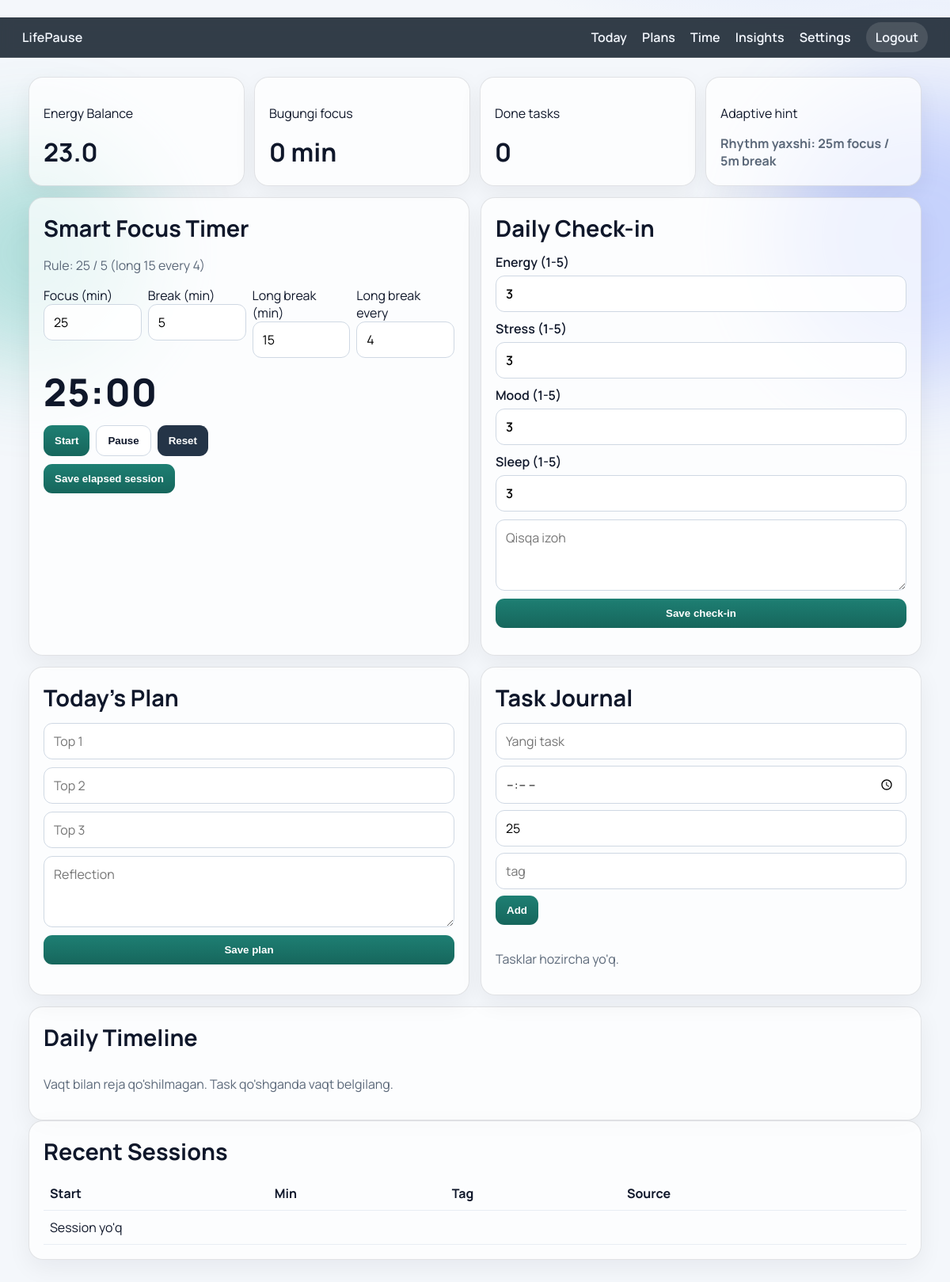
Before: /today (signed in) with the older database file.
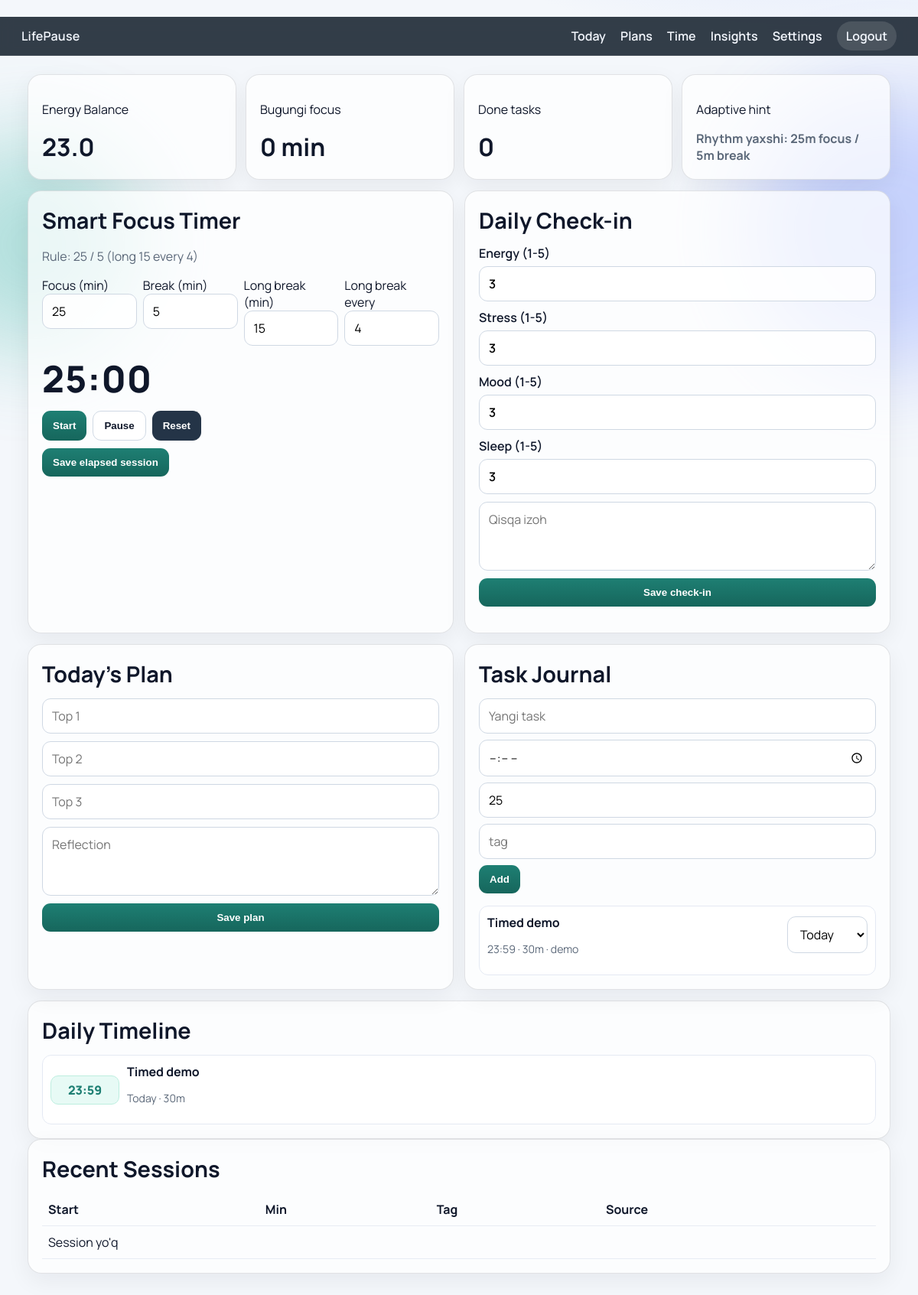
After: the same page with the newer database file.
### app.py (models this page shows)
class BreakRule(db.Model):
    id = db.Column(db.Integer, primary_key=True)
    user_id = db.Column(db.Integer, db.ForeignKey("user.id"), unique=True, nullable=False)
    focus_min = db.Column(db.Integer, default=25)
    break_min = db.Column(db.Integer, default=5)
    long_break_min = db.Column(db.Integer, default=15)
    long_break_every = db.Column(db.Integer, default=4)
    adaptive_enabled = db.Column(db.Boolean, default=True)

class Task(db.Model):
    id = db.Column(db.Integer, primary_key=True)
    user_id = db.Column(db.Integer, db.ForeignKey("user.id"), nullable=False)
    plan_date = db.Column(db.Date, nullable=False)
    title = db.Column(db.String(255), nullable=False)
    status = db.Column(db.String(30), default="today")
    estimate_minutes = db.Column(db.Integer, default=25)
    tags = db.Column(db.String(255), default="")
    scheduled_time = db.Column(db.String(5), default="")  # HH:MM
    created_at = db.Column(db.DateTime, default=datetime.utcnow)

### app.py (the view, shortened to what this page needs)
    @app.route("/today", methods=["GET", "POST"])
    @login_required
    def today():
        today_date = date.today()
        plan = Plan.query.filter_by(user_id=current_user.id, plan_date=today_date).first()
        check = CheckIn.query.filter_by(user_id=current_user.id, check_date=today_date).first()
        rule = get_or_create_break_rule(current_user.id)
        sessions = (
            TimeSession.query.filter_by(user_id=current_user.id)
            .order_by(TimeSession.started_at.desc())
            .limit(12)
            .all()
        )
        tasks = sort_tasks_by_time(Task.query.filter_by(user_id=current_user.id, plan_date=today_date).all())
        timeline_tasks = [t for t in tasks if t.status in {"today", "backlog"} and t.scheduled_time]
        total_today = sum(s.duration_minutes for s in sessions if s.started_at.date() == today_date)
        done_today = sum(1 for t in tasks if t.status == "done")
        score = energy_balance_for_day(current_user.id, today_date)
        break_hint = get_adaptive_break_hint(current_user.id)
        return render_template(
            "today.html",
            plan=plan,
            check=check,
            sessions=sessions,
            tasks=tasks,
            timeline_tasks=timeline_tasks,
            score=score,
            total_today=total_today,
            done_today=done_today,
            rule=rule,
            break_hint=break_hint,
        )

### app.py (called while the page is built)
@login_manager.user_loader
def load_user(user_id: str):
    return db.session.get(User, int(user_id))

def get_or_create_break_rule(user_id: int) -> BreakRule:
    rule = BreakRule.query.filter_by(user_id=user_id).first()
    if not rule:
        rule = BreakRule(user_id=user_id)
        db.session.add(rule)
        db.session.commit()
    return rule

def sort_tasks_by_time(tasks: list[Task]) -> list[Task]:
    return sorted(
        tasks,
        key=lambda t: ((t.scheduled_time or "") == "", t.scheduled_time or "99:99", t.created_at),
    )

def get_adaptive_break_hint(user_id: int) -> str:
    check = CheckIn.query.filter_by(user_id=user_id, check_date=date.today()).first()
    rule = get_or_create_break_rule(user_id)
    if not rule.adaptive_enabled:
        return f"Focus {rule.focus_min}m / Break {rule.break_min}m"
    if check and (check.stress >= 4 or check.energy <= 2):
        focus = max(15, rule.focus_min - 5)
        brk = min(20, rule.break_min + 3)
        return f"Adaptive: bugun {focus}m focus + {brk}m break tavsiya qilinadi"
    recent = BreakEvent.query.filter_by(user_id=user_id, event_date=date.today(), event_type="snoozed").count()
    if recent >= 3:
        return "Bugun ko'p snooze bo'ldi. 15-20 daqiqa uzun tanaffus qiling"
    return f"Rhythm yaxshi: {rule.focus_min}m focus / {rule.break_min}m break"

### templates/today.html (shortened to what this page needs)
﻿{% extends 'base.html' %}
{% block content %}
<section class="stats-grid">
  <div class="card stat">
    <p>Energy Balance</p>
    <h3>{{ score }}</h3>
  </div>
  <div class="card stat">
    <p>Bugungi focus</p>
    <h3>{{ total_today }} min</h3>
  </div>
  <div class="card stat">
    <p>Done tasks</p>
    <h3>{{ done_today }}</h3>
  </div>
  <div class="card stat">
    <p>Adaptive hint</p>
    <h4>{{ break_hint }}</h4>
  </div>
</section>
<section class="split-2">
  <div class="card">
    <h2>Smart Focus Timer</h2>
    <p class="muted">Rule: {{ rule.focus_min }} / {{ rule.break_min }} (long {{ rule.long_break_min }} every {{ rule.long_break_every }})</p>
    <div class="timer-box">
      <div class="timer-config">
        <label>Focus (min)
          <input id="focusMinInput" type="number" min="10" max="120" value="{{ rule.focus_min }}" />
        </label>
        <label>Break (min)
          <input id="breakMinInput" type="number" min="3" max="45" value="{{ rule.break_min }}" />
        </label>
        <label>Long break (min)
          <input id="longBreakMinInput" type="number" min="10" max="60" value="{{ rule.long_break_min }}" />
        </label>
        <label>Long break every
          <input id="longBreakEveryInput" type="number" min="2" max="10" value="{{ rule.long_break_every }}" />
        </label>
      </div>
      <div id="timerDisplay" class="timer">{{ "%02d:00"|format(rule.focus_min) }}</div>
      <div class="timer-actions">
        <button class="btn" type="button" onclick="LP.startPomodoroFromInputs()">Start</button>
        <button class="btn ghost" type="button" onclick="LP.pausePomodoro()">Pause</button>
        <button class="btn dark" type="button" onclick="LP.resetPomodoroFromInputs()">Reset</button>
      </div>
      <form method="post" action="{{ url_for('api_session') }}" class="inline" onsubmit="return LP.submitTimerMinutes(event)">
        <button class="btn" type="submit">Save elapsed session</button>
      </form>
    </div>
  </div>
  <div class="card">
    <h2>Daily Check-in</h2>
    <form method="post" class="grid form-grid">
      <label>Energy (1-5)<input type="number" min="1" max="5" name="energy" value="{{ check.energy if check else 3 }}" /></label>
      <label>Stress (1-5)<input type="number" min="1" max="5" name="stress" value="{{ check.stress if check else 3 }}" /></label>
      <label>Mood (1-5)<input type="number" min="1" max="5" name="mood" value="{{ check.mood if check else 3 }}" /></label>
      <label>Sleep (1-5)<input type="number" min="1" max="5" name="sleep" value="{{ check.sleep if check else 3 }}" /></label>
      <textarea name="note" placeholder="Qisqa izoh">{{ check.note if check else '' }}</textarea>
      <button class="btn" type="submit">Save check-in</button>
    </form>
  </div>
</section>
<section class="split-2">
  <div class="card">
    <h2>Today's Plan</h2>
    <form method="post" class="grid form-grid">
      <input name="top1" placeholder="Top 1" value="{{ plan.top1 if plan else '' }}" />
      <input name="top2" placeholder="Top 2" value="{{ plan.top2 if plan else '' }}" />
      <input name="top3" placeholder="Top 3" value="{{ plan.top3 if plan else '' }}" />
      <textarea name="reflection" placeholder="Reflection">{{ plan.reflection if plan else '' }}</textarea>
      <button class="btn" type="submit">Save plan</button>
    </form>
  </div>
  <div class="card">
    <h2>Task Journal</h2>
    <form method="post" class="inline form-row">
      <input name="task_title" placeholder="Yangi task" required />
      <input type="time" name="scheduled_time" title="Start time" />
      <input type="number" name="estimate_minutes" value="25" min="1" />
      <input name="tags" placeholder="tag" />
      <button class="btn" type="submit">Add</button>
    </form>
    <div class="task-list">
      {% for t in tasks %}
      <div class="task-item">
        <div>
          <strong>{{ t.title }}</strong>
          <p class="muted sm">{{ t.scheduled_time or '--:--' }} · {{ t.estimate_minutes }}m · {{ t.tags or 'no-tag' }}</p>
        </div>
        <form method="post" class="inline">
          <select name="status" onchange="this.form.submit()">
            <option value="today" {% if t.status=='today' %}selected{% endif %}>Today</option>
          </select>
        </form>
      </div>
      {% else %}
      <p class="muted">Tasklar hozircha yo'q.</p>
      {% endfor %}
    </div>
  </div>
</section>
<section class="card">
  <h2>Daily Timeline</h2>
  <div class="timeline">
    {% for t in timeline_tasks %}
      <div class="timeline-item">
        <div class="time-pill">{{ t.scheduled_time }}</div>
        <div>
          <strong>{{ t.title }}</strong>
          <p class="muted sm">{{ t.status|capitalize }} · {{ t.estimate_minutes }}m</p>
        </div>
      </div>
    {% else %}
      <p class="muted">Vaqt bilan reja qo'shilmagan. Task qo'shganda vaqt belgilang.</p>
    {% endfor %}
  </div>
</section>
<section class="card">
  <h2>Recent Sessions</h2>
  <table>
    <tr><th>Start</th><th>Min</th><th>Tag</th><th>Source</th></tr>
    {% for s in sessions %}
      <tr>
        <td>{{ s.started_at.strftime('%Y-%m-%d %H:%M') }}</td>
        <td>{{ s.duration_minutes }}</td>
        <td><span class="badge">{{ s.tag }}</span></td>
        <td>{{ s.source }}</td>
      </tr>
    {% else %}
      <tr><td colspan="4">Session yo'q</td></tr>
    {% endfor %}
  </table>
</section>
{% endblock %}

### templates/base.html (shortened to what this page needs)
﻿<!doctype html>
<html lang="uz">
<head>
  <link rel="stylesheet" href="{{ url_for('static', filename='styles.css') }}" />
</head>
<body>
  <div class="bg-shape bg-1"></div>
  <div class="bg-shape bg-2"></div>
  <header class="topbar">
    <a href="{{ url_for('landing') }}" class="brand">LifePause</a>
    <nav>
      {% if current_user.is_authenticated %}
        <a href="{{ url_for('today') }}">Today</a>
        <a href="{{ url_for('plans') }}">Plans</a>
        <a href="{{ url_for('time_log') }}">Time</a>
        <a href="{{ url_for('insights') }}">Insights</a>
        <a href="{{ url_for('settings') }}">Settings</a>
        <a href="{{ url_for('logout') }}" class="pill">Logout</a>
      {% else %}
        <a href="{{ url_for('login') }}">Login</a>
        <a href="{{ url_for('signup') }}" class="pill">Start free</a>
      {% endif %}
    </nav>
  </header>
  <main class="container">
    {% block content %}{% endblock %}
  </main>
</body>
</html>

### static/styles.css (style rules this page uses)
* { box-sizing: border-box; }
body { margin: 0; font-family: "Manrope", system-ui, sans-serif; color: var(--text); background: radial-gradient(1200px 400px at 10% -20%, #d7efe9 0, transparent 70%), radial-gradient(900px 400px at 90% -10%, #dbe5ff 0, transparent 60%), var(--bg); }
.bg-shape { position: fixed; border-radius: 999px; filter: blur(60px); z-index: -1; opacity: .35; }
.bg-1 { width: 280px; height: 280px; left: -100px; top: 180px; background: #3bb6a6; }
.bg-2 { width: 360px; height: 360px; right: -140px; top: 120px; background: #6f8bff; }
.topbar { position: sticky; top: 0; z-index: 20; display: flex; justify-content: space-between; align-items: center; padding: 14px 28px; backdrop-filter: blur(8px); background: rgba(12,24,36,.83); border-bottom: 1px solid rgba(255,255,255,.1); }
.topbar a { color: #f4f8ff; text-decoration: none; margin-left: 16px; font-weight: 600; }
.topbar .pill { padding: 8px 12px; border-radius: 999px; background: rgba(255,255,255,.12); }
.brand { margin-left: 0 !important; font-weight: 800; letter-spacing: .2px; }
.container { max-width: 1160px; margin: 24px auto 56px; padding: 0 16px; }
.card { background: var(--card); border: 1px solid var(--border); border-radius: 18px; padding: 18px; box-shadow: 0 10px 30px rgba(17,24,39,.06); }
h2 { margin: 0 0 12px; font-size: 1.8rem; }
h3 { margin: 0 0 10px; }
.muted { color: var(--muted); }
.sm { font-size: .88rem; }
.stats-grid { display: grid; grid-template-columns: repeat(4, minmax(0, 1fr)); gap: 12px; margin-bottom: 14px; }
.stat h3 { font-size: 2rem; margin: 2px 0; }
.stat h4 { margin: 8px 0 0; font-size: 1rem; color: var(--muted); }
.split-2 { display: grid; grid-template-columns: 1fr 1fr; gap: 14px; margin-bottom: 14px; }
.grid { display: grid; gap: 10px; }
.form-grid label { display: grid; gap: 6px; font-weight: 600; }
.form-row input, .form-row select { min-width: 110px; }
.inline { display: flex; gap: 8px; align-items: center; flex-wrap: wrap; }
input, textarea, select { width: 100%; padding: 11px 12px; border: 1px solid #cfd8e3; border-radius: 11px; font: inherit; background: rgba(255,255,255,.85); }
textarea { min-height: 90px; resize: vertical; }
.btn { appearance: none; border: 0; border-radius: 11px; padding: 11px 14px; background: linear-gradient(180deg, var(--primary), var(--primary-dark)); color: #fff; text-decoration: none; font-weight: 700; cursor: pointer; }
.btn.ghost { background: #fff; color: #0f172a; border: 1px solid #d0d9e4; }
.btn.dark { background: #243447; }
.timer-box { display: grid; gap: 10px; }
.timer-config { display: grid; grid-template-columns: repeat(4, minmax(0, 1fr)); gap: 8px; }
.timer { font-size: 3rem; font-weight: 800; letter-spacing: 1px; }
.timer-actions { display: flex; gap: 8px; flex-wrap: wrap; }
.task-list { display: grid; gap: 9px; margin-top: 12px; }
.task-item { display: flex; justify-content: space-between; align-items: center; gap: 10px; border: 1px solid #e4e9f3; background: rgba(255,255,255,.85); border-radius: 12px; padding: 10px; }
.timeline { display: grid; gap: 10px; }
.timeline-item { display: grid; grid-template-columns: 90px 1fr; gap: 10px; align-items: center; border: 1px solid #e4e9f3; background: rgba(255,255,255,.86); border-radius: 12px; padding: 10px; }
.time-pill { font-weight: 800; color: #1e7f73; background: #e7faf5; border: 1px solid #bdeedf; border-radius: 10px; text-align: center; padding: 7px 8px; }
table { width: 100%; border-collapse: collapse; }
th, td { padding: 10px 8px; border-bottom: 1px solid #e8edf4; text-align: left; }

Changed rows visible on the page:
added Task: title "Timed demo", scheduled_time "23:59", estimate_minutes "30", tags "demo", status "Today"
Other visible differences:
text no longer shown: "Tasklar hozircha yo'q. Vaqt bilan reja qo'shilmagan. Task qo'shganda vaqt belgilang."
